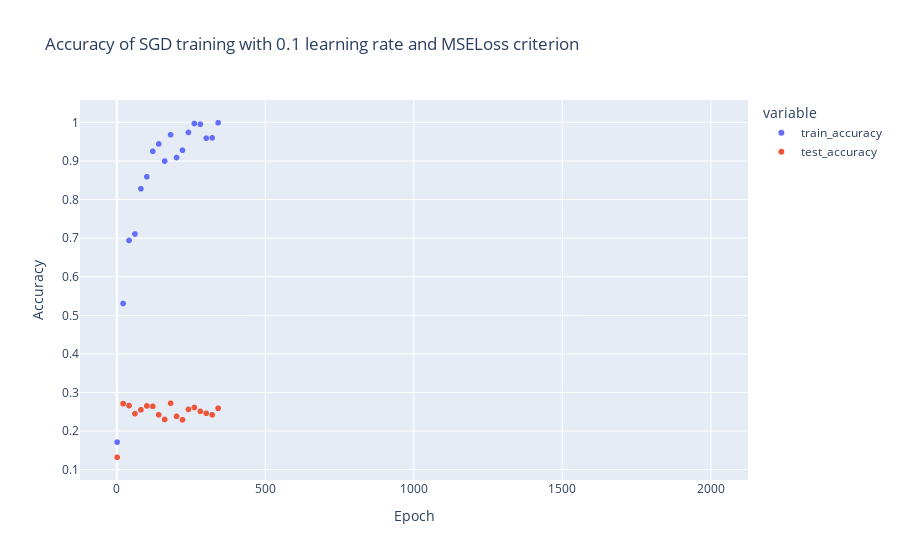

The notebook cell saved with this chart:
### Code cell
plot_accuracy(metadata=md, output=out, model_id=11)

### Figure 1 — Plotly figure (JSON) as saved in the notebook; plotly's stock layout.template omitted (floating-point values rounded to 4 significant figures; data arrays with more than 128 entries replaced by an {"elided": "..."} marker saying what was removed)
{"data": [{"hovertemplate": "variable=train_accuracy<br>Epoch=%{x}<br>Accuracy=%{y}<extra></extra>", "legendgroup": "train_accuracy", "marker": {"color": "#636efa", "symbol": "circle"}, "mode": "markers", "name": "train_accuracy", "showlegend": true, "x": {"elided": "2000 int values"}, "xaxis": "x", "y": {"elided": "2000 float values"}, "yaxis": "y", "type": "scattergl"}, {"hovertemplate": "variable=test_accuracy<br>Epoch=%{x}<br>Accuracy=%{y}<extra></extra>", "legendgroup": "test_accuracy", "marker": {"color": "#EF553B", "symbol": "circle"}, "mode": "markers", "name": "test_accuracy", "showlegend": true, "x": {"elided": "2000 int values"}, "xaxis": "x", "y": {"elided": "2000 float values"}, "yaxis": "y", "type": "scattergl"}], "layout": {"xaxis": {"anchor": "y", "domain": [0.0, 1.0], "title": {"text": "Epoch"}}, "yaxis": {"anchor": "x", "domain": [0.0, 1.0], "title": {"text": "Accuracy"}}, "legend": {"title": {"text": "variable"}, "tracegroupgap": 0}, "title": {"text": "Accuracy of SGD training with 0.1 learning rate and MSELoss criterion"}}}
